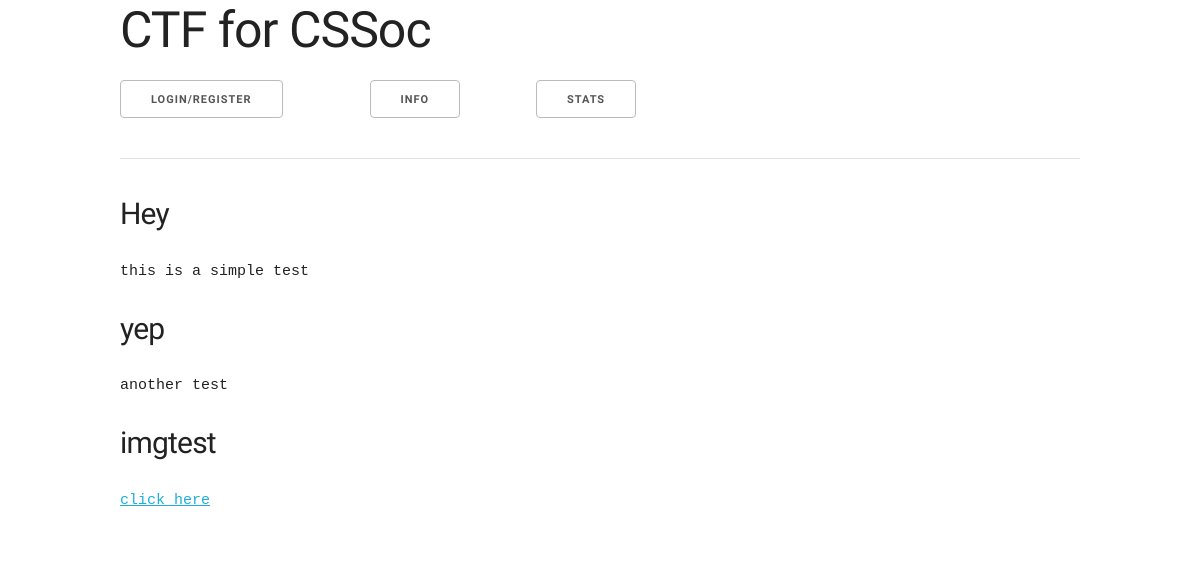
The page /info/ on the database as committed earlier.
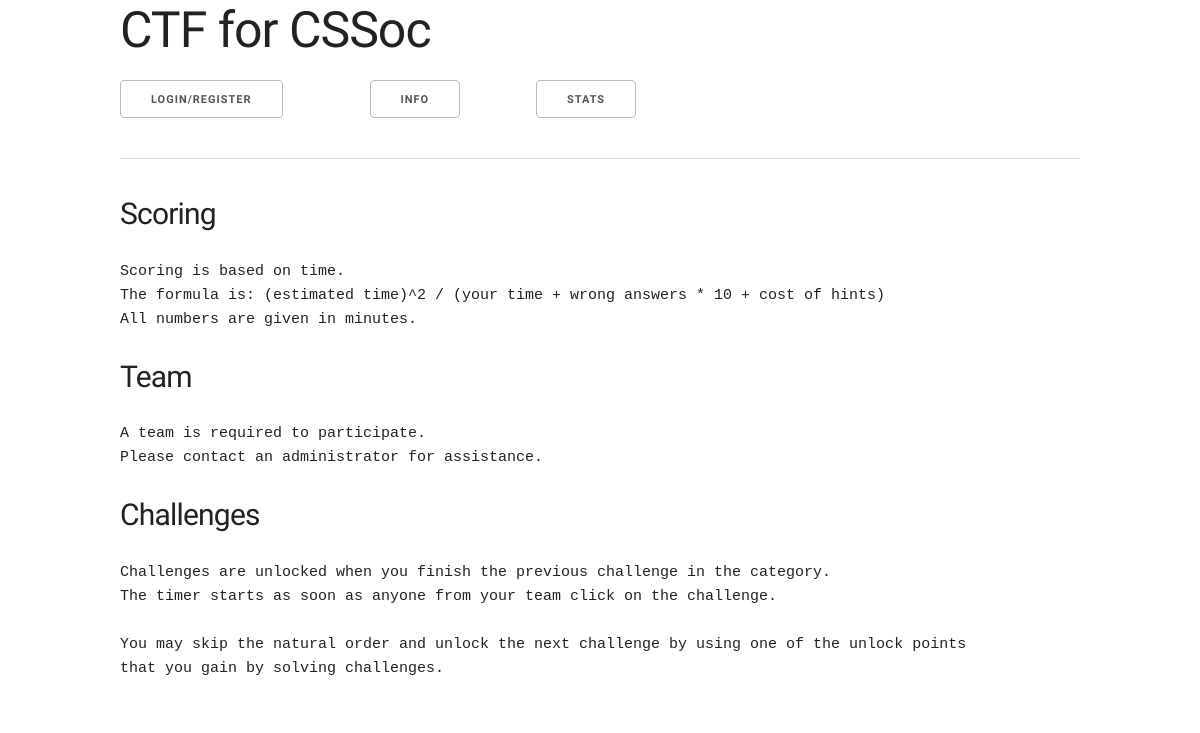
The same page on the database as committed later.
### info/models.py (models this page shows, shortened)
class InfoPost(models.Model):
    title = models.CharField(max_length = 50)
    content = models.TextField()
    base = 'base.html'

### info/views.py (the view)
class InfoPostListView(ListView):
    model = InfoPost
    template_name = 'info/infoPost.html'
    def get_context_data(self, **kwargs):
        context = super(InfoPostListView, self).get_context_data(**kwargs)
        context['base'] = 'base.html'
        context['user'] = self.request.user
        return context

### info/templates/info/infoPost.html (shortened to what this page needs)
{% extends base %}
{% block body %}
{% for info in object_list %}
	<h4>{{ info.title }}</h4>
	<p><pre>{{ info.content | safe }}</pre></p>
{% endfor %}
{% endblock %}

### CTFpy/templates/base.html (shortened to what this page needs)
{% load static %}
<!DOCTYPE html>
<html lang="en">
	<head>
		<link rel="stylesheet" href="{% static 'normalize.css' %}">
		<link rel="stylesheet" href="{% static 'skeleton.css' %}">
	</head>
	<body>
		<div class="container">
		<header>
			<h1>CTF for CSSoc</h1>
		</header>
		<nav>
		{% if user.is_authenticated %}
		<div class="row">
			<div class="three columns"><a class="button" href="/challenges">Challenges</a></div>
			<div class="two columns"><a class="button" href="/team/">Team</a></div>
			<div class="two columns"><a class="button" href="/stats/">Stats</a></div>
			<div class="two columns"><a class="button" href="/info/">Info</a></div>
			<div class="two columns"><a class="button" href="/user/logout/">Logout</a></div>
		</div>
		{% else %}
		<div class="row">
			<div class="three columns"><a class="button" href="/user/register/">Login/Register</a></div>
			<div class="two columns"><a class="button" href="/info/">Info</a></div>
			<div class="three columns"><a class="button" href="/stats/">Stats</a></div>
		</div>
		{% endif %}
		</nav>
		<hr>
	{%block body %}{%endblock%}
		</div>
	</body>
</html>

### challenges/static/skeleton.css (style rules this page uses)
.container { position: relative; width: 100%; max-width: 960px; margin: 0 auto; padding: 0 20px; box-sizing: border-box; }
.column, .columns { width: 100%; float: left; box-sizing: border-box; }
@media (min-width: 400px) { .container { width: 85%; padding: 0; } }
@media (min-width: 550px) { .container { width: 80%; } }
@media (min-width: 550px) { .column, .columns { margin-left: 4%; } }
@media (min-width: 550px) { .column:first-child, .columns:first-child { margin-left: 0; } }
@media (min-width: 550px) { .two.columns { width: 13.3333333333%; } }
@media (min-width: 550px) { .three.columns { width: 22%; } }
html { font-size: 62.5%; }
body { font-size: 1.5em; line-height: 1.6; font-weight: 400; font-family: "Raleway", "HelveticaNeue", "Helvetica Neue", Helvetica, Arial, sans-serif; color: #222; }
h1, h2, h3, h4, h5, h6 { margin-top: 0; margin-bottom: 2rem; font-weight: 300; }
h1 { font-size: 4.0rem; line-height: 1.2; letter-spacing: -.1rem; }
h4 { font-size: 2.4rem; line-height: 1.35; letter-spacing: -.08rem; }
@media (min-width: 550px) { h1 { font-size: 5.0rem; } }
@media (min-width: 550px) { h4 { font-size: 3.0rem; } }
p { margin-top: 0; }
a { color: #1EAEDB; }
.button, button, input[type="submit"], input[type="reset"], input[type="button"] { display: inline-block; height: 38px; padding: 0 30px; color: #555; text-align: center; font-size: 11px; font-weight: 600; line-height: 38px; letter-spacing: .1rem; text-transform: uppercase; text-decoration: none; white-space: nowrap; background-color: transparent; border-radius: 4px; border: 1px solid #bbb; cursor: pointer; box-sizing: border-box; }
button, .button { margin-bottom: 1rem; }
pre, blockquote, dl, figure, table, p, ul, ol, form { margin-bottom: 2.5rem; }
hr { margin-top: 3rem; margin-bottom: 3.5rem; border-width: 0; border-top: 1px solid #E1E1E1; }
.container:after, .row:after, .u-cf { content: ""; display: table; clear: both; }

Rows that differ between the two databases and show on the page:
removed InfoPost: title "Hey", content "this is a simple test"
removed InfoPost: title "yep", content "another test"
removed InfoPost: title "imgtest", content "click here"
added InfoPost: title "Scoring", content "Scoring is based on time. The formula is: (estimated time)^2 / (your time + wrong answers * 10 + cost of hints) All numbers are given in minutes."
added InfoPost: title "Team", content "A team is required to participate. Please contact an administrator for assistance."
added InfoPost: title "Challenges", content "Challenges are unlocked when you finish the previous challenge in the category. The timer starts as soon as anyone from your team click on the challenge. You may skip the natural order and unlock the next challenge by using one of the unlock points that you gain by solving challenges."
